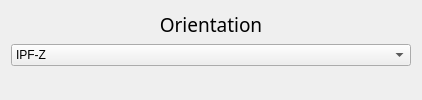
        <widget class="QWidget" name="layoutWidget_7">
         <layout class="QVBoxLayout" name="verticalLayout_10">
          <item>
           <widget class="QLabel" name="label_Quality_2">
            <property name="minimumSize">
             <size>
              <width>112</width>
              <height>0</height>
             </size>
            </property>
            <property name="palette">
             <palette>
              <active>
               <colorrole role="WindowText">
                <brush brushstyle="SolidPattern">
                 <color alpha="255">
                  <red>0</red>
                  <green>0</green>
                  <blue>0</blue>
                 </color>
                </brush>
               </colorrole>
               <colorrole role="Button">
                <brush brushstyle="SolidPattern">
                 <color alpha="255">
                  <red>253</red>
                  <green>249</green>
                  <blue>248</blue>
                 </color>
                </brush>
               </colorrole>
               <colorrole role="Text">
                <brush brushstyle="SolidPattern">
                 <color alpha="255">
                  <red>0</red>
                  <green>0</green>
                  <blue>0</blue>
                 </color>
                </brush>
               </colorrole>
               <colorrole role="ButtonText">
                <brush brushstyle="SolidPattern">
                 <color alpha="255">
                  <red>0</red>
                  <green>0</green>
                  <blue>0</blue>
                 </color>
                </brush>
               </colorrole>
               <colorrole role="Base">
                <brush brushstyle="SolidPattern">
                 <color alpha="255">
                  <red>253</red>
                  <green>249</green>
                  <blue>248</blue>
                 </color>
                </brush>
               </colorrole>
               <colorrole role="Window">
                <brush brushstyle="SolidPattern">
                 <color alpha="255">
                  <red>253</red>
                  <green>249</green>
                  <blue>248</blue>
                 </color>
                </brush>
               </colorrole>
              </active>
              <inactive>
               <colorrole role="WindowText">
                <brush brushstyle="SolidPattern">
                 <color alpha="255">
                  <red>0</red>
                  <green>0</green>
                  <blue>0</blue>
                 </color>
                </brush>
               </colorrole>
               <colorrole role="Button">
                <brush brushstyle="SolidPattern">
                 <color alpha="255">
                  <red>253</red>
                  <green>249</green>
                  <blue>248</blue>
                 </color>
                </brush>
               </colorrole>
               <colorrole role="Text">
                <brush brushstyle="SolidPattern">
                 <color alpha="255">
                  <red>0</red>
                  <green>0</green>
                  <blue>0</blue>
                 </color>
                </brush>
               </colorrole>
               <colorrole role="ButtonText">
                <brush brushstyle="SolidPattern">
                 <color alpha="255">
                  <red>0</red>
                  <green>0</green>
                  <blue>0</blue>
                 </color>
                </brush>
               </colorrole>
               <colorrole role="Base">
                <brush brushstyle="SolidPattern">
                 <color alpha="255">
                  <red>253</red>
                  <green>249</green>
                  <blue>248</blue>
                 </color>
                </brush>
               </colorrole>
               <colorrole role="Window">
                <brush brushstyle="SolidPattern">
                 <color alpha="255">
                  <red>253</red>
                  <green>249</green>
                  <blue>248</blue>
                 </color>
                </brush>
               </colorrole>
              </inactive>
              <disabled>
               <colorrole role="WindowText">
                <brush brushstyle="SolidPattern">
                 <color alpha="255">
                  <red>0</red>
                  <green>0</green>
                  <blue>0</blue>
                 </color>
                </brush>
               </colorrole>
               <colorrole role="Button">
                <brush brushstyle="SolidPattern">
                 <color alpha="255">
                  <red>253</red>
                  <green>249</green>
                  <blue>248</blue>
                 </color>
                </brush>
               </colorrole>
               <colorrole role="Text">
                <brush brushstyle="SolidPattern">
                 <color alpha="255">
                  <red>0</red>
                  <green>0</green>
                  <blue>0</blue>
                 </color>
                </brush>
               </colorrole>
               <colorrole role="ButtonText">
                <brush brushstyle="SolidPattern">
                 <color alpha="255">
                  <red>0</red>
                  <green>0</green>
                  <blue>0</blue>
                 </color>
                </brush>
               </colorrole>
               <colorrole role="Base">
                <brush brushstyle="SolidPattern">
                 <color alpha="255">
                  <red>253</red>
                  <green>249</green>
                  <blue>248</blue>
                 </color>
                </brush>
               </colorrole>
               <colorrole role="Window">
                <brush brushstyle="SolidPattern">
                 <color alpha="255">
                  <red>253</red>
                  <green>249</green>
                  <blue>248</blue>
                 </color>
                </brush>
               </colorrole>
              </disabled>
             </palette>
            </property>
            <property name="font">
             <font>
              <family>Noto Sans Cond</family>
              <pointsize>14</pointsize>
              <weight>50</weight>
              <italic>false</italic>
              <bold>false</bold>
             </font>
            </property>
            <property name="styleSheet">
             <string notr="true"/>
            </property>
            <property name="lineWidth">
             <number>1</number>
            </property>
            <property name="midLineWidth">
             <number>0</number>
            </property>
            <property name="text">
             <string>Orientation</string>
            </property>
            <property name="scaledContents">
             <bool>false</bool>
            </property>
            <property name="alignment">
             <set>Qt::AlignCenter</set>
            </property>
           </widget>
          </item>
          <item>
           <widget class="QComboBox" name="OriBox">
            <property name="toolTip">
             <string/>
            </property>
            <property name="currentIndex">
             <number>2</number>
            </property>
            <item>
             <property name="text">
              <string>IPF-X</string>
             </property>
            </item>
            <item>
             <property name="text">
              <string>IPF-Y</string>
             </property>
            </item>
            <item>
             <property name="text">
              <string>IPF-Z</string>
             </property>
            </item>
           </widget>
          </item>
          <item>
           <widget class="ImageView" name="IPF_serie" native="true">
            <property name="sizePolicy">
             <sizepolicy hsizetype="Preferred" vsizetype="Preferred">
              <horstretch>0</horstretch>
              <verstretch>0</verstretch>
             </sizepolicy>
            </property>
            <property name="minimumSize">
             <size>
              <width>400</width>
              <height>0</height>
             </size>
            </property>
           </widget>
          </item>
         </layout>
        </widget>
